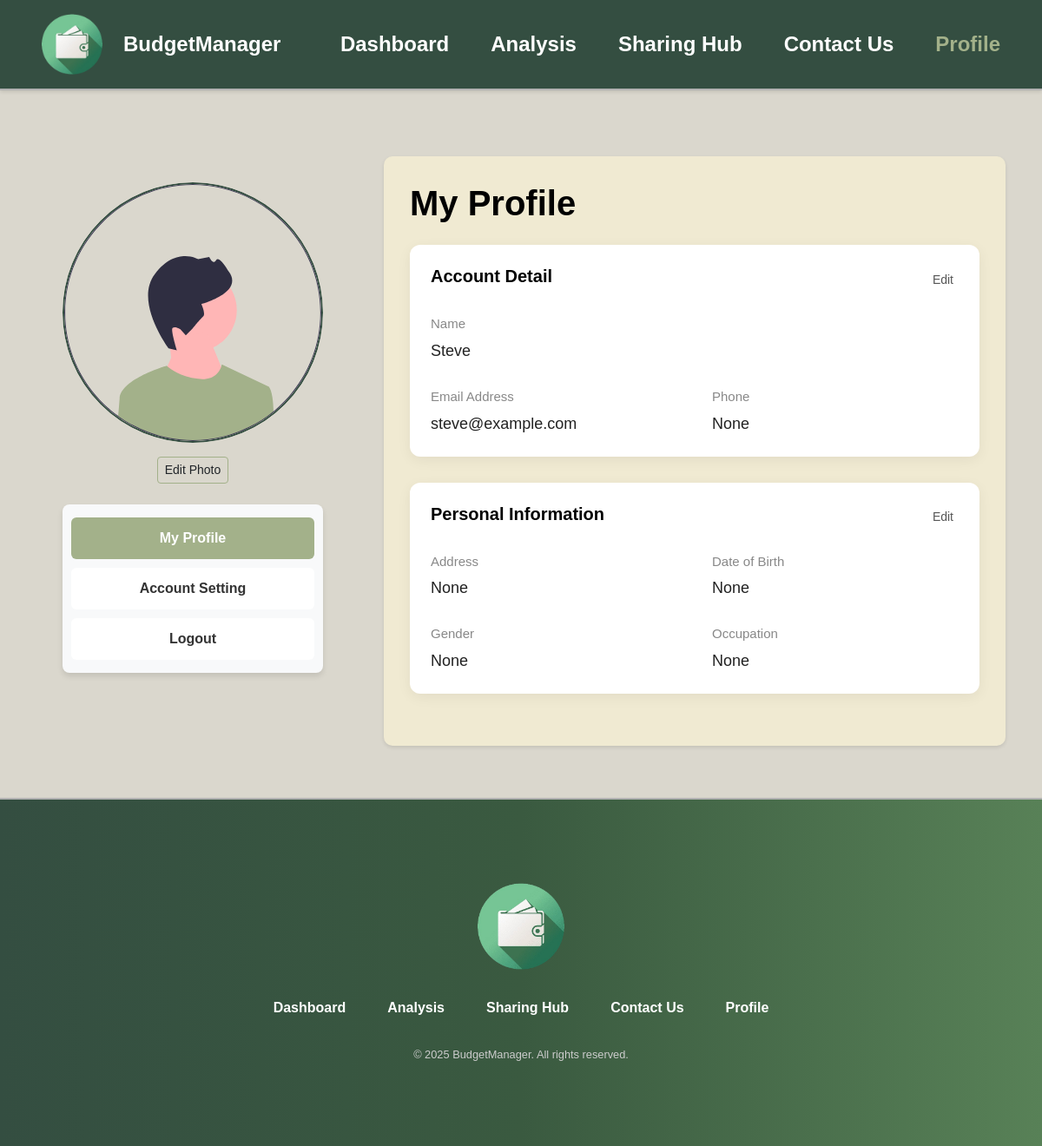
Screenshot of /profile (signed in) with the database file from the repository.
### models/userProfile.py (models this page shows, shortened)
class Profile(db.Model):
    __tablename__ = 'user_profile'
    user_id = db.Column(db.Integer, db.ForeignKey('users.id'), primary_key=True, nullable=False)
    email = db.Column(db.String(100), nullable=False)
    name = db.Column(db.String(50), nullable=False)
    phone = db.Column(db.String(20))
    address = db.Column(db.String(200))
    dob = db.Column(db.String(10))
    gender = db.Column(db.String(10))
    occupation = db.Column(db.String(50))
    photo = db.Column(db.String(200), default='media/images/user-review1.svg')

### models/user.py (models this page shows, shortened)
class User(db.Model):
    __tablename__ = 'users'
    id = db.Column(db.Integer, primary_key=True)
    name = db.Column(db.String(100), nullable=False)
    email = db.Column(db.String(100), unique=True, nullable=False)
    password_hash = db.Column(db.String(256), nullable=False)
    created_at = db.Column(db.DateTime, default=datetime.utcnow)

### app.py (the view)
@app.route('/profile')
@login_required_custom
def profile():
    user_id = session.get('user_id')
    if not user_id:
        return redirect(url_for('login'))
    user = User.query.get(user_id)
    profile = Profile.query.filter_by(user_id=user_id).first()
    return render_template('profile.html', user=user, profile=profile)

### app.py (called while the page is built)
def login_required_custom(f):
    @wraps(f)
    def decorated_function(*args, **kwargs):
        if 'user_id' not in session:
            flash('please login first', 'warning')
            return redirect(url_for('login'))
        return f(*args, **kwargs)
    return decorated_function

### templates/profile.html (shortened to what this page needs)
{% extends "layout_user.html" %}
{% block styles %}
<link href="https://cdn.jsdelivr.net/npm/bootstrap@5.3.5/dist/css/bootstrap.min.css" rel="stylesheet">
<link rel="stylesheet" href="{{ url_for('static', filename='css/profile.css') }}">
<link rel="stylesheet" href="{{ url_for('static', filename='css/style.css') }}">
{% endblock %}
{% block content %}
<section class="container profile-section">
    <div class="profile-container">
        <div class="profile-sidebar">
            <div class="profile-image-container">
                <img id="profile-img" src="{{ url_for('static', filename=profile.photo) }}" class="img-fluid rounded-circle w-100 mb-2 profile-image" alt="Profile image" onerror='this.onerror=null;this.src="{{ url_for("static", filename="media/images/user-review1.svg") }}";'>
            </div>
            <button type="button" class="btn btn-outline-dark btn-sm mt-3 mb-2" data-bs-toggle="modal" data-bs-target="#photoModal">
                Edit Photo
            </button>
            <div class="nav nav-pills flex-column mt-3 tab-bar" id="sidebar-tabs" role="tablist">
                <a class="nav-link nav-link-item active" id="profile-tab" data-bs-toggle="tab" href="#profile" role="tab" aria-controls="profile" aria-selected="true">My Profile</a>
                <a class="nav-link nav-link-item" id="account-setting-tab" data-bs-toggle="tab" href="#account-setting" role="tab" aria-controls="account-setting" aria-selected="false">Account Setting</a>
                <a class="nav-link nav-link-item" data-bs-toggle="modal" href="#logoutModal" role="tab">Logout</a>
            </div>
        </div>
        <div class="profile-content">
            <div class="profile-details">
                <div class="tab-content">
                    <div class="tab-pane fade show active" id="profile" role="tabpanel" aria-labelledby="profile-tab">
                        <h1 class="mb-4 fw-bold">My Profile</h1>
                        <div class="profile-card">
                            <div class="profile-card-header">
                                <h5 class="fw-bold">Account Detail</h5>
                                <button class="edit-btn" onclick="toggleEdit('account-detail')">Edit</button>
                            </div>
                            <form method="POST" action="{{ url_for('update_prof') }}">
                                <div id="account-detail-display" class="profile-card-content">
                                    <div class="profile-row">
                                        <div class="profile-item">
                                            <label>Name</label>
                                            <p>{{ user.name }}</p>
                                        </div>
                                    </div>
                                    <div class="profile-row">
                                        <div class="profile-item">
                                            <label>Email Address</label>
                                            <p>{{ user.email }}</p>
                                        </div>
                                        <div class="profile-item">
                                            <label>Phone</label>
                                            <p>{{ profile.phone }}</p>
                                        </div>
                                    </div>
                                </div>
                            </form>
                        </div>
                        <div class="profile-card">
                            <div class="profile-card-header">
                                <h5 class="fw-bold">Personal Information</h5>
                                <button class="edit-btn" onclick="toggleEdit('personal-info')">Edit</button>
                            </div>
                            <form method="POST" action="{{ url_for('update_prof') }}">
                                <div id="personal-info-display" class="profile-card-content">
                                    <div class="profile-row">
                                        <div class="profile-item">
                                            <label>Address</label>
                                            <p>{{ profile.address }}</p>
                                        </div>
                                        <div class="profile-item">
                                            <label>Date of Birth</label>
                                            <p>{{ profile.dob }}</p>
                                        </div>
                                    </div>
                                    <div class="profile-row">
                                        <div class="profile-item">
                                            <label>Gender</label>
                                            <p>{{ profile.gender }}</p>
                                        </div>
                                        <div class="profile-item">
                                            <label>Occupation</label>
                                            <p>{{ profile.occupation }}</p>
                                        </div>
                                    </div>
                                </div>
                            </form>
                        </div>
                    </div>
                </div>
            </div>
    </section>
{% endblock %}

### static/css/profile.css (style rules this page uses)
.profile-section { padding-top: 180px; flex-grow: 1; display: flex; padding-bottom: 60px; }
.profile-container { flex: 1; display: flex; gap: 50px; align-items: flex-start; }
.profile-content { flex: 1; display: flex; flex-direction: column; justify-content: space-between; gap: 20px; border-radius: 10px; background-color: #f0ead2; box-shadow: 0 2px 4px rgba(0, 0, 0, 0.1); padding: 40px; }
.profile-sidebar { flex: 0 0 300px; text-align: center; }
.profile-details { flex: 1; font-size: 1.2rem; }
.profile-image-container { width: 300px; height: 300px; overflow: hidden; border-radius: 50%; margin: 0 auto; }
.profile-image { width: 100%; height: 100%; object-fit: cover; border-radius: 50%; display: block; border: 2px solid #344e41; }
.tab-bar { background-color: #f8f9fa; border-radius: 8px; box-shadow: 0 4px 6px rgba(0, 0, 0, 0.1); padding: 10px; }
.tab-bar .nav-link-item { margin: 5px 0; padding: 12px 20px; color: #333; background-color: #fff; border-radius: 6px; text-align: center; transition: all 0.3s ease; font-weight: bold; }
.tab-bar .nav-link-item.active { background-color: #a3b18a; color: #fff; }
.profile-card { background: white; border-radius: 12px; padding: 24px; margin-bottom: 30px; box-shadow: 0 4px 16px rgba(0, 0, 0, 0.06); flex-grow: 1; }
.profile-card-header { display: flex; justify-content: space-between; align-items: center; margin-bottom: 20px; }
.edit-btn { background: transparent; border: none; color: #555; font-size: 14px; cursor: pointer; }
.profile-card-content { display: flex; flex-direction: column; gap: 24px; }
.profile-row { display: flex; gap: 40px; flex-wrap: nowrap; justify-content: space-between; }
.profile-item { flex: 1; min-width: 200px; }
.profile-item label { font-size: 15px; color: #888; font-weight: 500; }
.profile-item p { font-size: 18px; margin: 4px 0 0 0; color: #222; }
.btn-outline-dark { border-color: #a3b18a; }
@media screen and (max-width: 1440px) { .profile-container { gap: 40px; } }
@media screen and (max-width: 1440px) { .profile-content, .profile-sidebar { padding: 30px; } }
@media screen and (max-width: 1440px) { .profile-image-container { width: 300px; height: 300px; } }

### static/css/style.css (style rules this page uses)
body, h1, ul, li, a { margin: 0; padding: 0; list-style: none; text-decoration: none; color: inherit; }
body { font-family: 'Arial', sans-serif; background-color: #DAD7CD; color: #000; display: flex; flex-direction: column; }
body, html { scroll-behavior: smooth; height: 100%; }

### rows the page displays
Profile: photo (picture), phone "None", address "None", dob "None", gender "None", occupation "None"
User: name "Steve", email "steve@example.com"
